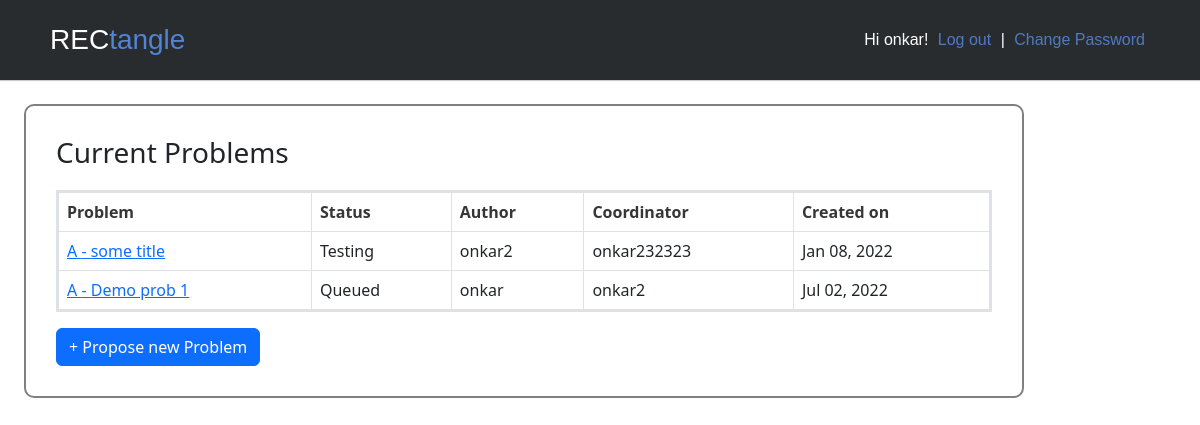
Page / (signed in) on the earlier database version.
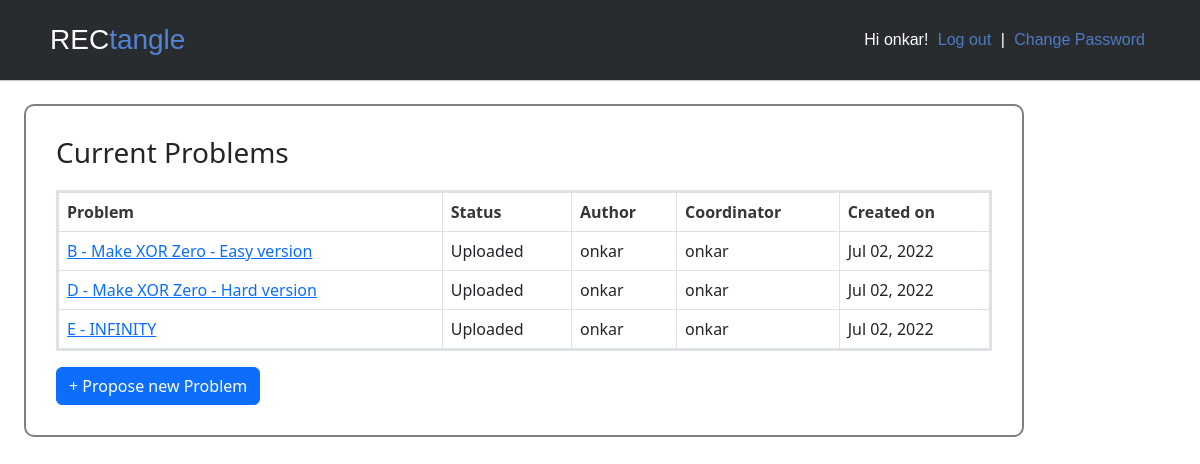
Same page on the later database version.
### posts/models.py (models this page shows, shortened)
class Problem(models.Model):
	def coordinators():
		people = User.objects.all()
		people_names = []
		for person in people:
			if(person.is_staff == True):
				people_names.append((person.username, person.username))
		return people_names
	DIFFICULTY_CHOICES = [('A','A'), ('B','B'), ('C','C'), ('D','D'), ('E','E'), ('F','F'), ('G','G'), ('H','H')]
	STATUS_CHOICES = [('Queued','Queued'),('Rejected','Rejected'), ('Accepted','Accepted'), ('Uploaded','Uploaded')]
	COORDINATOR_CHOICES = coordinators()
	title = models.CharField(max_length = 200, null = True, unique =True )
	Description = models.TextField()
	author = models.ForeignKey(
		settings.AUTH_USER_MODEL,
		related_name ='problem_author',
		on_delete=models.CASCADE,
		null = True,
	)
	difficulty = models.CharField(max_length = 30,
								  choices=DIFFICULTY_CHOICES,
								  default='A')
	status = models.CharField(max_length = 30,
								  choices=STATUS_CHOICES,
								  default='Queued')
	created = models.DateTimeField(auto_now_add=True , blank = True, null = True)
	updated = models.DateTimeField(auto_now=True , blank = True, null = True)
	coordinator1 = models.CharField(max_length = 20)
	coordinator2 = models.CharField(max_length = 20)
	class Meta:
		ordering = ('difficulty',)

### accounts/models.py (models this page shows)
class CustomUser(AbstractUser):
	POST_CHOICES = [('SeniorCoordinator','SeniorCoordinator'), ('JuniorCoordinator','JuniorCoordinator'), ('BoardMember','BoardMember')]
	post = models.CharField(max_length = 18,
								choices=POST_CHOICES,
								default='JuniorCoordinator')
	email = models.EmailField(unique=True)
	REQUIRED_FIELDS = ['email',	]

### posts/views.py (the view)
# urls.py: path('', HomePageView.as_view(), name = 'home'),
class HomePageView(IsAllowed, ListView):
	model =Problem
	template_name = 'home.html'
	context_object_name = 'all_prob_list'

### posts/views.py (called while the page is built)
	def test_func(self):
		return self.request.user.is_staff

### templates/home.html
{% extends  'base.html' %}
{% block content %}
                <div class="homeTable">
                    {% if all_prob_list %}
                      <h3>Current Problems</h3>
                      <table class="table table-bordered ">
                          <thead class="thead-dark">
                            <tr>
                              <th scope="col">Problem</th>
                              <th scope="col">Status</th>
                              <th scope="col">Author</th>
                              <th scope="col">Coordinator</th>
                              <th scope="col">Created on</th>
                            </tr>
                          </thead>
                          <tbody >
                            {% for problem in all_prob_list %}
                              <tr>
                                <td><a href="{% url 'problem_detail' problem.pk %}">{{problem.difficulty}}  -  {{problem.title}}</a></td>
                                <td>{{problem.status}}</td>
                                <td>{{problem.author}}</td>
                                <td>{{problem.coordinator1}}</td>
                                <td>{{problem.created | date:"M d, Y"}}</td>
                              </tr>
                              {% endfor %}
                          </tbody>
                      </table>
                    {% else %}
                      <div class="title"><h3>No problems proposed</h3></div>
                    {% endif%}
                    <a class="btn btn-primary" href="{% url 'problem_create' %}" role="button">+ Propose new Problem</a>
                </div>
{% endblock content %}

Differences in the rows shown:
removed Problem: difficulty "A", title "some title", status "Testing", author "onkar2", coordinator1 "onkar232323", created "Jan 08, 2022"
removed Problem: difficulty "A", title "Demo prob 1", status "Queued", author "onkar", coordinator1 "onkar2", created "Jul 02, 2022"
added Problem: difficulty "B", title "Make XOR Zero - Easy version", status "Uploaded", author "onkar", coordinator1 "onkar", created "Jul 02, 2022"
added Problem: difficulty "D", title "Make XOR Zero - Hard version", status "Uploaded", author "onkar", coordinator1 "onkar", created "Jul 02, 2022"
added Problem: difficulty "E", title "INFINITY", status "Uploaded", author "onkar", coordinator1 "onkar", created "Jul 02, 2022"
